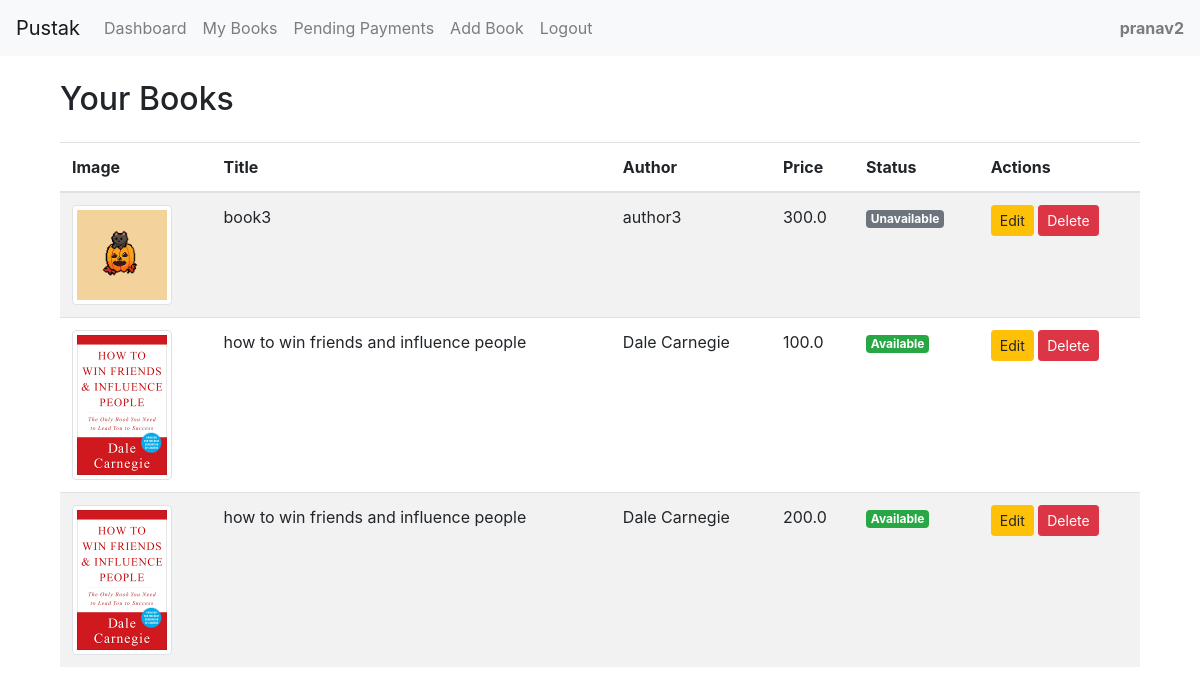
Screenshot of /my_books (signed in) with the database file from the repository.
### models.py (models this page shows)
class User(UserMixin, db.Model):
    id = db.Column(db.Integer, primary_key=True)
    username = db.Column(db.String(80), unique=True, nullable=False)
    email = db.Column(db.String(120), unique=True, nullable=False)
    password_hash = db.Column(db.String(128))
    books = db.relationship('Book', backref='owner', lazy=True)
    interests = db.relationship('Interest', backref='user', lazy=True)
    sent_requests = db.relationship('BookExchangeRequest',
                                  foreign_keys='BookExchangeRequest.requester_id',
                                  backref=db.backref('requester_user', lazy=True))
    received_requests = db.relationship('BookExchangeRequest',
                                      foreign_keys='BookExchangeRequest.owner_id',
                                      backref=db.backref('owner_user', lazy=True))

class Book(db.Model):
    id = db.Column(db.Integer, primary_key=True)
    title = db.Column(db.String(200), nullable=False)
    author = db.Column(db.String(200))
    description = db.Column(db.Text)
    image_path = db.Column(db.String(200))
    owner_id = db.Column(db.Integer, db.ForeignKey('user.id'), nullable=False)
    created_at = db.Column(db.DateTime, default=datetime.utcnow)
    is_available = db.Column(db.Boolean, default=True)
    price = db.Column(db.Float, nullable=True)  # New price field

### app.py (the view)
@app.route('/my_books')
@login_required
def my_books():
    posted_books = Book.query.filter_by(owner_id=current_user.id).all()
    return render_template('my_books.html', posted_books=posted_books)

### app.py (called while the page is built)
@login_manager.user_loader
def load_user(user_id):
    return User.query.get(int(user_id))

### templates/my_books.html (shortened to what this page needs)
{% extends "base.html" %}
{% block content %}
<div class="container">
    <h2 class="mb-4">Your Books</h2>
    {% if not posted_books %}
    <div class="alert alert-info">
        You haven't posted any books yet.
    </div>
    {% else %}
    <div class="table-responsive">
        <table class="table table-striped">
            <thead>
                <tr>
                    <th>Image</th>
                    <th>Title</th>
                    <th>Author</th>
                    <th>Price</th>
                    <th>Status</th>
                    <th>Actions</th>
                </tr>
            </thead>
            <tbody>
                {% for book in posted_books %}
                <tr>
                    <td>
                        {% if book.image_path %}
                            <img src="{{ url_for('static', filename='uploads/' + book.image_path) }}" alt="{{ book.title }}" class="img-thumbnail" style="max-width: 100px;">
                        {% else %}
                            No Image
                        {% endif %}
                    </td>
                    <td>{{ book.title }}</td>
                    <td>{{ book.author }}</td>
                    <td>{{ book.price or 'N/A' }}</td>
                    <td>
                        {% if book.is_available %}
                            <span class="badge badge-success">Available</span>
                        {% else %}
                            <span class="badge badge-secondary">Unavailable</span>
                        {% endif %}
                    </td>
                    <td>
                        <a href="{{ url_for('edit_book', book_id=book.id) }}" class="btn btn-sm btn-warning">Edit</a>
                        <form action="{{ url_for('delete_book', book_id=book.id) }}" method="POST" style="display:inline;" onsubmit="return confirmDelete();">
                            <button type="submit" class="btn btn-sm btn-danger">Delete</button>
                        </form>
                    </td>
                </tr>
                {% endfor %}
            </tbody>
        </table>
    </div>
    {% endif %}
</div>
{% endblock %}

### templates/base.html (shortened to what this page needs)
<!DOCTYPE html>
<html lang="en">
<head>
    <link rel="stylesheet" href="https://cdn.jsdelivr.net/npm/bootstrap@4.4.1/dist/css/bootstrap.min.css">
</head>
<body>
    <nav class="navbar navbar-expand-lg navbar-light bg-light">
        <a class="navbar-brand" href="/">Pustak</a>
        <div class="collapse navbar-collapse" id="navbarSupportedContent">
            <ul class="navbar-nav mr-auto">
                <li class="nav-item">
                    <a class="nav-link" href="{{ url_for('dashboard') }}">Dashboard</a>
                </li>
                 <li class="nav-item">
                    <a class="nav-link" href="{{ url_for('my_books') }}">My Books</a>
                </li>
                <li class="nav-item">
                    <a class="nav-link" href="{{ url_for('pending_payments') }}">Pending Payments</a>
                </li>
                {% if current_user.is_authenticated %}
                    <li class="nav-item">
                        <a class="nav-link" href="{{ url_for('add_book') }}">Add Book</a>
                    </li>
                    <li class="nav-item">
                        <a class="nav-link" href="{{ url_for('logout') }}">Logout</a>
                    </li>
                {% endif %}
            </ul>
            {% if current_user.is_authenticated %}
                <span class="navbar-text ml-auto">
                    <strong>{{ current_user.username }}</strong>
                </span>
            {% endif %}
        </div>
    </nav>
    <div class="container mt-4">
        {% block content %}{% endblock %}
    </div>
</body>
</html>

### rows the page displays
User: username "pranav2"
Book: image_path (picture), title "book3", author "author3", price "300.0", is_available "Unavailable"
Book: image_path (picture), title "how to win friends and influence people", author "Dale Carnegie", price "100.0", is_available "Available"
Book: image_path (picture), title "how to win friends and influence people", author "Dale Carnegie", price "200.0", is_available "Available"
